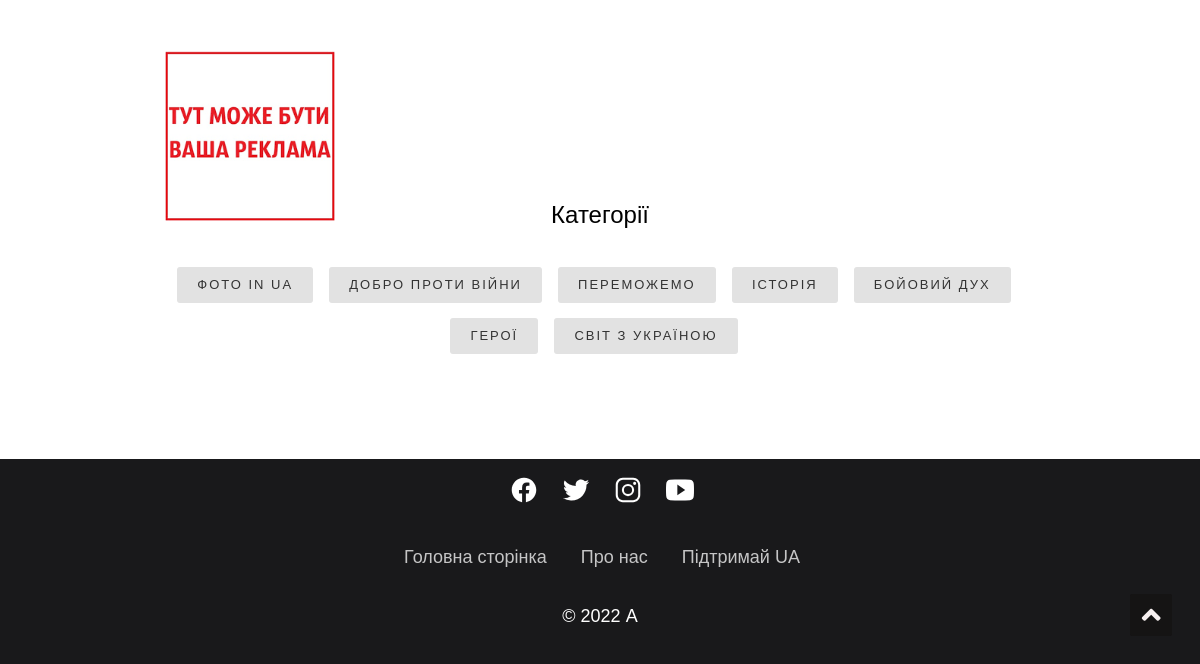
The app's page /ua_online/search/ (lower part), older data.
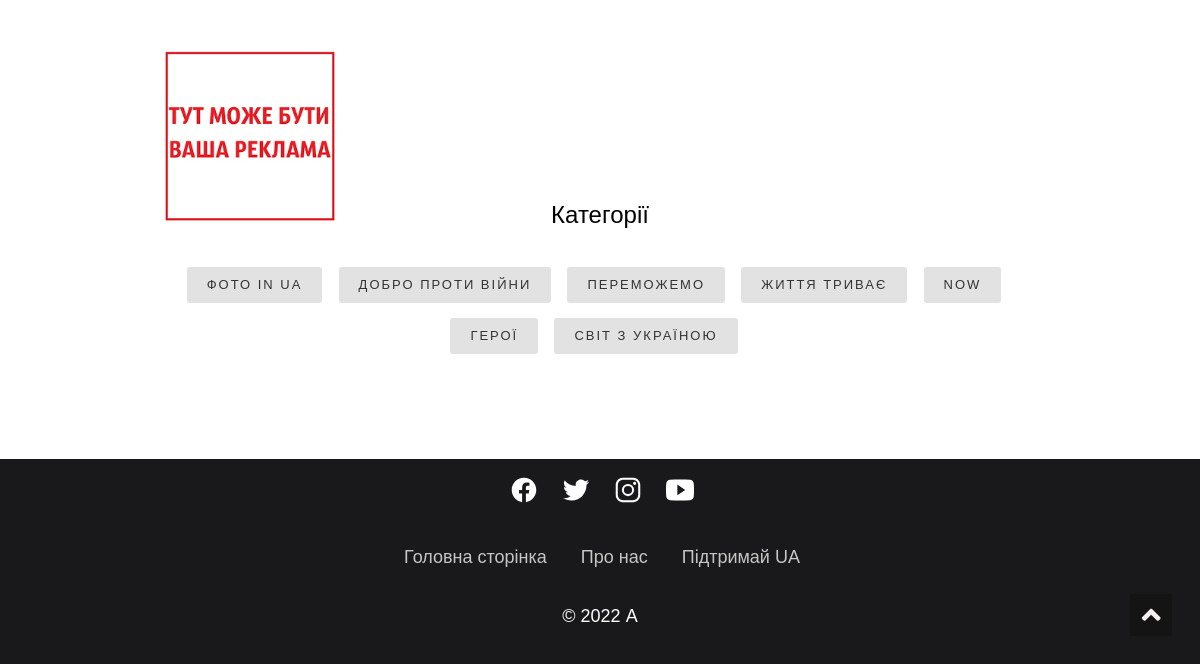
The same page, newer data.
### blog/models.py (models this page shows, shortened)
class Category(models.Model):
    name = models.CharField(max_length=30, verbose_name=_("Назва категорії"))
    class Meta:
        verbose_name = _("Категорія")
        verbose_name_plural = _("Категорії")

### blog/views.py (the view)
# urls.py: path('ua_online/search/', views.search, name="search"),
def search(request):
    if request.method == 'POST':
        query = request.POST['query']
        posts = Post.objects.filter(content__icontains=query).order_by("-published_date")
    else:
        posts = []
    context = {"posts": posts}
    context.update(get_categories())
    return render(request, "blog/result_search.html", context)

### blog/views.py (called while the page is built)
def get_categories():
    all_categories = Category.objects.all()
    return {'cat': all_categories}

### templates/blog/result_search.html (shortened to what this page needs)
<!DOCTYPE html>
{% load static %}
{% load i18n %}
<head>
    <link rel="stylesheet" href="https://cdnjs.cloudflare.com/ajax/libs/font-awesome/4.7.0/css/font-awesome.min.css">
    <link rel="stylesheet" href="{% static "css/basic.css" %}">
    <link rel="stylesheet" href="{% static "css/style_search.css" %}">
    <link rel="stylesheet" href="{% static "css/style_footer.css" %}">
    <link rel="stylesheet" href="{% static "css/main.css" %}">
    <link rel="stylesheet" href="{% static "css/up.css" %}">
    <link rel="stylesheet" href="{% static "js/jquery-3.2.1.min.js" %}">
    <link rel="stylesheet" href="{% static "js/modernizr.js" %}">
    <link rel="stylesheet" href="{% static "js/pace.min.js" %}">
    <link rel="stylesheet" href="{% static "js/plugins.js" %}">
    <link href="https://use.fontawesome.com/releases/v5.6.1/css/all.css" rel="stylesheet">
</head>
<body id="top">
<section class="s-extra">
    <div class="row top">
        <div class="col-eight md-six tab-full popular">
            <div class="block-1-2 block-m-full popular__posts" style="margin-top: 50px;">
                <article class="col-block popular__post">
                    <a href="{% url "about" %}" class="popular__thumb">
                        <img src={% static "images.png" %} alt="Контакти" style="height: 170px; width: 170px;">
                    </a>
                </article>
            </div>
        </div>
    </div>
    <div class="row bottom tags-wrap">
        <div class="col-full tags">
            <h3>{% trans "Категорії" %}</h3>
            <div class="tagcloud">
                <a href="{% url "gallery" %}">{% trans "Фото in UA" %}</a>
                {% for c in cat %}
                    <a href="{% url "category" id=c.pk %}">{{ c.name }}</a>
                {% endfor %}
            </div>
        </div>
    </div>
</section>
<div class="akeconsa-udaneles">
    <a href="#" title={% trans "Вверх" %}><span class="fas fa-angle-up"></span></a>
</div>
<footer style="padding-top: 0; padding-bottom: 0;">
    <ul class="social">
        <li><a href="https://ru-ru.facebook.com/tsn.ua/">
            <ion-icon name="logo-facebook"></ion-icon>
        </a></li>
        <li><a href="https://twitter.com/tsnua?ref_src=twsrc%5Egoogle%7Ctwcamp%5Eserp%7Ctwgr%5Eauthor">
            <ion-icon name="logo-twitter"></ion-icon>
        </a></li>
        <li><a href="https://www.instagram.com/tsnua/">
            <ion-icon name="logo-instagram"></ion-icon>
        </a></li>
        <li><a href="https://www.youtube.com/watch?v=WY8sDvZdWEA&ab_channel=%D0%A2%D0%A1%D0%9D">
            <ion-icon name="logo-youtube"></ion-icon>
        </a></li>
    </ul>
    <ul class="menu" style="font-size: 18px;">
        <li><a href="{% url 'index' %}">{% trans "Головна сторінка" %}</a></li>
        <li><a href="{% url 'about' %}">{% trans "Про нас" %}</a></li>
        <li><a href="https://dimcharity.com/">{% trans "Підтримай UA" %}</a></li>
    </ul>
    <p>&copy; 2022 {% trans "А" %}</p>
</footer>
</body>
</html>

### static/css/basic.css (style rules this page uses)
*, *::before, *::after { box-sizing: inherit; }
body { font-weight: normal; line-height: 1; word-wrap: break-word; text-rendering: optimizeLegibility; -webkit-overflow-scrolling: touch; -webkit-text-size-adjust: none; font-family: "metropolis-regular", sans-serif; }
body, input, button { -moz-osx-font-smoothing: grayscale; -webkit-font-smoothing: antialiased; }
img, video { max-width: 100%; height: auto; }
h1, h2, h3, h4, h5, h6 { -webkit-font-smoothing: auto; -webkit-font-smoothing: antialiased; -webkit-font-variant-ligatures: common-ligatures; -moz-font-variant-ligatures: common-ligatures; font-variant-ligatures: common-ligatures; text-rendering: optimizeLegibility; }
ol, ul { list-style: none; }
li { display: block; }
a { text-decoration: none; line-height: inherit; }
a img { border: none; }
.row { width: 94%; max-width: 1200px; margin: 0 auto; }
.row:after { content: ""; display: table; clear: both; }
[class*="col-"] { float: left; padding: 0 20px; }
.col-eight, .col-2-3 { width: 66.66667%; }
.col-twelve, .col-full { width: 100%; }
@media only screen and (max-width: 1200px) { [class*="col-"] { padding: 0 15px; } }
@media only screen and (max-width: 1200px) { .md-six, .md-1-2 { width: 50%; } }
[class*="block-"]:after { content: ""; display: table; clear: both; }
.block-1-2 .col-block { width: 50%; }
@media only screen and (max-width: 1200px) { .block-m-full .col-block { width: 100%; clear: both; } }
@media only screen and (max-width: 1200px) { [class*="block-m-"] .col-block:nth-child(n) { clear: none; } }

### static/css/style_footer.css (style rules this page uses)
footer { display: flex; justify-content: center; align-items: center; flex-direction: column; font-family: "metropolis-regular", sans-serif; }
.social, .menu { position: relative; display: flex; justify-content: center; align-items: center; margin: 8px 0; flex-wrap: wrap; }
.social li, .menu li { list-style: none; }
.social li a { font-size: 28px; color: #fff; margin: 0 10px; display: inline-block; transition: 0.5s; }
.menu li a { color: #fff; opacity: 0.75; margin: 0 15px; text-decoration: none; display: inline-block; }
footer p { color: #fff; text-align: center; margin-top: 15px; }

### static/css/main.css (style rules this page uses)
html, body { height: 100%; }
body { background: #19191b; font-family: "metropolis-regular", sans-serif; font-size: 1.6rem; font-style: normal; font-weight: normal; line-height: 1.875; color: #656565; margin: 0; padding: 0; }
a { color: #0054a5; -webkit-transition: all 0.3s ease-in-out; transition: all 0.3s ease-in-out; }
h1, h2, h3, h4, h5, h6, .h1, .h2, .h3, .h4, .h5, .h6 { font-family: "metropolis-regular", sans-serif; color: #000000; font-style: normal; font-weight: normal; text-rendering: optimizeLegibility; }
h1, .h1, h2, .h2, h3, .h3, h4, .h4 { margin-top: 6rem; margin-bottom: 1.8rem; }
h3, .h3 { font-size: 2.4rem; line-height: 1.25; }
ul { list-style: disc; }
li { display: list-item; }
ol, ul { margin-left: 1.7rem; }
ul li { padding-left: .4rem; }
input, textarea, select, pre, blockquote, figure, table, p, ul, ol, dl, form, .video-container, .cl-custom-select { margin-bottom: 3rem; }
.s-extra { background-color: #FFFFFF; padding-top: 7.8rem; padding-bottom: 9rem; font-family: "metropolis-regular", sans-serif; font-size: 1.5rem; line-height: 1.8; }
.s-extra a { color: #000000; }
.s-extra h3, .s-extra h5 { margin-top: 0; }
.s-extra h3 { font-size: 2.4rem; line-height: 1.375; margin-bottom: 3rem; }
.s-extra .top [class*="col-"] { margin-bottom: 4.8rem; }
.s-extra .popular__post { position: relative; padding-left: 9.5rem; margin-bottom: 3.3rem; min-height: 5.4rem; }
.s-extra .popular__thumb { position: absolute; top: .3rem; left: 0; }
.s-extra .popular__thumb img { height: 6.9rem; width: 6.9rem; }
.s-extra .tags-wrap { max-width: 900px; }
.s-extra .tags { text-align: center; }
.s-extra .tagcloud { padding-top: .6rem; }
.s-extra .tagcloud a { display: inline-block; font-family: "metropolis-regular", sans-serif; font-size: 1.3rem; line-height: 3.6rem; text-transform: uppercase; letter-spacing: .2rem; padding: 0 2rem; margin: 0 1.2rem 1.5rem 0; border-radius: 3px; background: #e2e2e2; text-decoration: none; color: #333333; position: relative; }
@media only screen and (max-width: 1200px) { .s-extra .top { max-width: 900px; } }
footer { padding-top: 1.5rem; padding-bottom: 1rem; font-size: 1.8rem; line-height: 2; color: rgba(255, 255, 255, 0.4); }
footer a { color: #FFFFFF; }

Row changes from the older to the newer data that the page shows:
changed Category: name "ІСТОРІЯ" → "ЖИТТЯ ТРИВАЄ"
changed Category: name "БОЙОВИЙ ДУХ" → "NOW"
